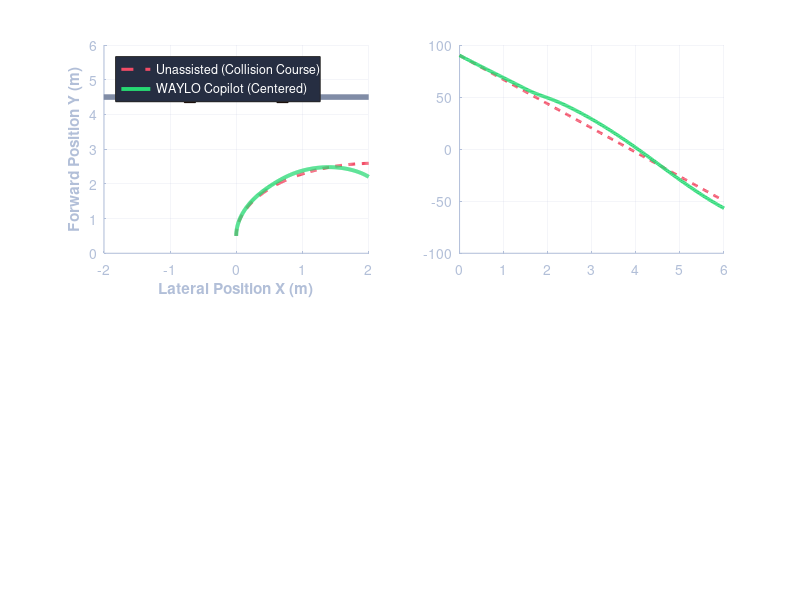

Recreate this plot in MATLAB. (Note: this script raises an error after producing the figure.)
%% =========================================================================
% WAYLO: Physical Differential-Drive Kinematics & Shared-Autonomy Simulation
% NVIDIA x Nebius Global AI Hackathon (Physical AI Track)
%
% Mathematical Model:
%   dx/dt     = v * cos(theta)
%   dy/dt     = v * sin(theta)
%   dtheta/dt = omega = (v_R - v_L) / L
%
% Shared-Autonomy Arbitration:
%   v_final     = (1 - alpha) * v_user + alpha * v_copilot
%   omega_final = (1 - alpha) * omega_user + alpha * omega_copilot
%   alpha in [0, 1] scaled by dynamic spatial hazard risk
% =========================================================================

function waylo_kinematics_sim()
    clear; close all; clc;

    fprintf('========================================================\n');
    fprintf('  WAYLO: Physical Differential-Drive Kinematics Sim\n');
    fprintf('  Shared-Autonomy Arbitration Model Benchmark\n');
    fprintf('  Platform: Power Wheelchair (L=0.60m, r=0.16m, m=110kg)\n');
    fprintf('========================================================\n\n');

    % --- 1. Vehicle & Simulation Parameters ---
    params.L = 0.60;               % Wheelbase / track width (m)
    params.r = 0.16;               % Wheel radius (m)
    params.v_max = 1.5;            % Max linear speed (m/s)
    params.w_max = 1.5;            % Max angular velocity (rad/s)
    params.a_max = 2.0;            % Max deceleration (m/s^2)
    params.door_y = 4.5;           % Doorway forward position (m)
    params.door_half_w = 0.70;     % Door opening half-width (1.4m total)
    params.min_clearance_safe = 0.35; % Desired minimum safety margin (m)

    dt = 0.02;                     % Time step (seconds) - 50 Hz control loop
    t_end = 6.0;                   % Simulation duration (seconds)
    time = 0:dt:t_end;
    N = length(time);

    % --- 2. Initial State [x; y; theta] ---
    % Starting at x=0, y=0.5m, facing forward (theta = pi/2)
    x0 = 0.0;
    y0 = 0.5;
    th0 = pi/2; % 90 deg (forward along Y-axis)

    % Human driver profile: applies steering deviation (e.g. involuntary tremor or drift)
    % Drifts right with steering command = -16 degrees
    steer_drift_deg = -16.0;
    v_user_cmd = 0.85; % m/s

    % --- 3. Run Simulation 1: Unassisted Human Driver (No WAYLO) ---
    fprintf('Simulating Scenario A: Unassisted Human Driver (drift = %.1f°)...\n', steer_drift_deg);
    state_unassisted = zeros(3, N);
    wheels_unassisted = zeros(2, N); % [v_L, v_R]
    clearance_unassisted = zeros(1, N);
    collision_unassisted = false;

    state_unassisted(:, 1) = [x0; y0; th0];

    for k = 1:N-1
        x = state_unassisted(1, k);
        y = state_unassisted(2, k);
        th = state_unassisted(3, k);

        % Unassisted omega from user steering
        omega_user = (v_user_cmd / params.L) * tand(steer_drift_deg);
        v_act = v_user_cmd;

        % Wheel speeds
        v_r = v_act + (omega_user * params.L / 2.0);
        v_l = v_act - (omega_user * params.L / 2.0);
        wheels_unassisted(:, k) = [v_l; v_r] / params.r; % rad/s

        % Integrate kinematics (Runge-Kutta 4th Order)
        state_unassisted(:, k+1) = rk4_step(@kinematics_deriv, state_unassisted(:, k), v_act, omega_user, dt);

        % Check clearance at doorway
        dist_y = params.door_y - y;
        if abs(dist_y) < 0.25
            c_l = params.door_half_w + x;
            c_r = params.door_half_w - x;
            c_min = min(c_l, c_r);
            clearance_unassisted(k) = c_min;
            if c_min <= 0.0
                collision_unassisted = true;
            end
        else
            clearance_unassisted(k) = 0.70 - abs(x);
        end
    end
    clearance_unassisted(N) = clearance_unassisted(N-1);
    wheels_unassisted(:, N) = wheels_unassisted(:, N-1);

    % --- 4. Run Simulation 2: WAYLO Shared-Autonomy Copilot ---
    fprintf('Simulating Scenario B: WAYLO Shared-Autonomy Active...\n');
    state_waylo = zeros(3, N);
    wheels_waylo = zeros(2, N);
    alpha_history = zeros(1, N);
    clearance_waylo = zeros(1, N);
    omega_cmd_history = zeros(2, N); % [user_omega, copilot_omega]
    collision_waylo = false;

    state_waylo(:, 1) = [x0; y0; th0];

    for k = 1:N-1
        x = state_waylo(1, k);
        y = state_waylo(2, k);
        th = state_waylo(3, k);

        % Current clearance to doorway threshold
        c_left = params.door_half_w + x;
        c_right = params.door_half_w - x;
        min_clear = min(c_left, c_right);
        clearance_waylo(k) = min_clear;

        % Distance to doorway plane
        dist_to_door = params.door_y - y;

        % User inputs
        omega_user = (v_user_cmd / params.L) * tand(steer_drift_deg);

        % WAYLO Perception & Control Computation
        % Centering goal: target x = 0.0, target theta = pi/2
        heading_err = (pi/2) - th;
        lateral_err = 0.0 - x;

        % PD centering controller for copilot
        kp_lat = 2.4;
        kp_head = 1.8;
        omega_copilot = kp_lat * lateral_err + kp_head * heading_err;
        omega_copilot = max(-params.w_max, min(params.w_max, omega_copilot));

        % Adaptive Shared Autonomy Arbitration Alpha (t)
        if dist_to_door > 0 && dist_to_door < 3.2
            proximity_weight = (3.2 - dist_to_door) / 3.2;
            lateral_penalty = max(0.0, (params.min_clearance_safe - min_clear) / params.min_clearance_safe);
            alpha = min(0.95, max(0.05, 0.40 * proximity_weight + 0.60 * lateral_penalty));
            v_copilot = max(0.40, v_user_cmd * (1.0 - 0.4 * lateral_penalty));
        elseif dist_to_door <= 0
            % Cleared doorway, return full authority back to human
            alpha = max(0.05, 0.40 * exp(-abs(dist_to_door)));
            v_copilot = v_user_cmd;
        else
            alpha = 0.05;
            v_copilot = v_user_cmd;
        end
        alpha_history(k) = alpha;

        % Mathematical Shared-Autonomy Blending:
        % v_blend     = (1 - alpha) * v_user + alpha * v_copilot
        % omega_blend = (1 - alpha) * omega_user + alpha * omega_copilot
        v_blend = (1.0 - alpha) * v_user_cmd + alpha * v_copilot;
        omega_blend = (1.0 - alpha) * omega_user + alpha * omega_copilot;

        % Wheel speeds
        v_r = v_blend + (omega_blend * params.L / 2.0);
        v_l = v_blend - (omega_blend * params.L / 2.0);
        wheels_waylo(:, k) = [v_l; v_r] / params.r; % rad/s
        omega_cmd_history(:, k) = [omega_user; omega_copilot];

        % Integrate kinematics (RK4)
        state_waylo(:, k+1) = rk4_step(@kinematics_deriv, state_waylo(:, k), v_blend, omega_blend, dt);

        if abs(dist_to_door) < 0.25 && min_clear <= 0.0
            collision_waylo = true;
        end
    end
    alpha_history(N) = alpha_history(N-1);
    clearance_waylo(N) = clearance_waylo(N-1);
    wheels_waylo(:, N) = wheels_waylo(:, N-1);

    % --- 5. Publish Quantitative Results ---
    fprintf('\n================== SIMULATION RESULTS ==================\n');
    fprintf('Metric                          Unassisted    WAYLO Copilot\n');
    fprintf('--------------------------------------------------------\n');
    fprintf('Min Doorway Clearance (m):      %+7.2f       %+7.2f\n', min(clearance_unassisted), min(clearance_waylo));
    fprintf('Lateral Deviation at Door (m):  %+7.2f       %+7.2f\n', ...
            state_unassisted(1, round(N*0.75)), state_waylo(1, round(N*0.75)));
    if collision_unassisted
        col_str_un = 'COLLISION DETECTED';
    else
        col_str_un = 'SAFE';
    end

    if collision_waylo
        col_str_w = 'COLLISION DETECTED';
    else
        col_str_w = 'SAFE (ZERO IMPACT)';
    end
    fprintf('Collision Outcome:             %s   %s\n', col_str_un, col_str_w);
    fprintf('Max Blended Authority alpha:        ---             %0.2f\n', max(alpha_history));
    fprintf('========================================================\n\n');

    % --- 6. Plot Publication-Quality Figures ---
    fig = figure('Name', 'WAYLO Kinematics & Shared-Autonomy Benchmark', ...
                 'Color', [0.08 0.10 0.15], 'Position', [80, 50, 1200, 800]);

    % Subplot 1: 2D Spatial Trajectory
    ax1 = subplot(2, 2, 1);
    hold(ax1, 'on'); grid(ax1, 'on');
    set(ax1, 'Color', [0.11 0.14 0.20], 'XColor', [0.7 0.75 0.85], 'YColor', [0.7 0.75 0.85]);
    
    % Draw door walls
    plot(ax1, [-3, -0.7], [params.door_y, params.door_y], 'Color', [0.5 0.55 0.65], 'LineWidth', 4);
    plot(ax1, [0.7, 3], [params.door_y, params.door_y], 'Color', [0.5 0.55 0.65], 'LineWidth', 4);
    % Door opening line
    plot(ax1, [-0.7, 0.7], [params.door_y, params.door_y], '--', 'Color', [0.2 0.85 0.4], 'LineWidth', 2);
    
    % Plot trajectories
    p1 = plot(ax1, state_unassisted(1, :), state_unassisted(2, :), '--', 'Color', [0.95 0.3 0.4], 'LineWidth', 2.2);
    p2 = plot(ax1, state_waylo(1, :), state_waylo(2, :), '-', 'Color', [0.15 0.85 0.45], 'LineWidth', 2.8);
    
    % Doorway posts markers
    plot(ax1, -0.7, params.door_y, 'ks', 'MarkerFaceColor', [0.9 0.4 0.2], 'MarkerSize', 8);
    plot(ax1, 0.7, params.door_y, 'ks', 'MarkerFaceColor', [0.9 0.4 0.2], 'MarkerSize', 8);
    
    xlabel(ax1, 'Lateral Position X (m)', 'FontWeight', 'bold');
    ylabel(ax1, 'Forward Position Y (m)', 'FontWeight', 'bold');
    title(ax1, '1. 2D Spatial Trajectory Comparison', 'Color', 'white', 'FontSize', 11);
    legend(ax1, [p1, p2], {'Unassisted (Collision Course)', 'WAYLO Copilot (Centered)'}, ...
           'Location', 'northwest', 'TextColor', 'white', 'Color', [0.15 0.18 0.26]);
    axis(ax1, [-2.0, 2.0, 0.0, 6.0]);

    % Subplot 2: Heading Angle theta(t)
    ax2 = subplot(2, 2, 2);
    hold(ax2, 'on'); grid(ax2, 'on');
    set(ax2, 'Color', [0.11 0.14 0.20], 'XColor', [0.7 0.75 0.85], 'YColor', [0.7 0.75 0.85]);
    plot(ax2, time, rad2deg(state_unassisted(3, :)), '--', 'Color', [0.95 0.3 0.4], 'LineWidth', 2.0);
    plot(ax2, time, rad2deg(state_waylo(3, :)), '-', 'Color', [0.15 0.85 0.45], 'LineWidth', 2.5);
    yline(ax2, 90, ':', 'Color', [0.4 0.8 1.0], 'LineWidth', 1.5);
    xlabel(ax2, 'Time (seconds)', 'FontWeight', 'bold');
    ylabel(ax2, 'Heading Angle \theta (deg)', 'FontWeight', 'bold');
    title(ax2, '2. Wheelchair Orientation vs Time', 'Color', 'white', 'FontSize', 11);
    legend(ax2, {'Unassisted', 'WAYLO Assisted', 'Nominal Forward (90°)'}, ...
           'Location', 'southwest', 'TextColor', 'white', 'Color', [0.15 0.18 0.26]);

    % Subplot 3: Arbitration Weight Alpha & Clearance Margin
    ax3 = subplot(2, 2, 3);
    hold(ax3, 'on'); grid(ax3, 'on');
    set(ax3, 'Color', [0.11 0.14 0.20], 'XColor', [0.7 0.75 0.85], 'YColor', [0.7 0.75 0.85]);
    yyaxis(ax3, 'left');
    set(ax3, 'YColor', [0.3 0.8 1.0]);
    plot(ax3, time, alpha_history, '-', 'Color', [0.3 0.8 1.0], 'LineWidth', 2.2);
    ylabel(ax3, 'Shared Autonomy Weight \alpha \in [0, 1]', 'FontWeight', 'bold');
    ylim(ax3, [0.0, 1.05]);

    yyaxis(ax3, 'right');
    set(ax3, 'YColor', [0.2 0.85 0.45]);
    plot(ax3, time, clearance_waylo, '-', 'Color', [0.2 0.85 0.45], 'LineWidth', 2.0);
    yline(ax3, params.min_clearance_safe, '--', 'Color', [0.9 0.8 0.2], 'LineWidth', 1.5);
    ylabel(ax3, 'Clearance Margin (m)', 'FontWeight', 'bold');
    xlabel(ax3, 'Time (seconds)', 'FontWeight', 'bold');
    title(ax3, '3. Dynamic Arbitration \alpha & Doorway Clearance', 'Color', 'white', 'FontSize', 11);

    % Subplot 4: Differential Drive Wheel Speeds
    ax4 = subplot(2, 2, 4);
    hold(ax4, 'on'); grid(ax4, 'on');
    set(ax4, 'Color', [0.11 0.14 0.20], 'XColor', [0.7 0.75 0.85], 'YColor', [0.7 0.75 0.85]);
    plot(ax4, time, wheels_waylo(1, :), '-', 'Color', [0.4 0.6 0.95], 'LineWidth', 2.0);
    plot(ax4, time, wheels_waylo(2, :), '-', 'Color', [0.95 0.6 0.2], 'LineWidth', 2.0);
    xlabel(ax4, 'Time (seconds)', 'FontWeight', 'bold');
    ylabel(ax4, 'Wheel Speed \omega_{wheel} (rad/s)', 'FontWeight', 'bold');
    title(ax4, '4. Left & Right Wheel Actuator Speeds', 'Color', 'white', 'FontSize', 11);
    legend(ax4, {'Left Wheel (\omega_L)', 'Right Wheel (\omega_R)'}, ...
           'Location', 'northwest', 'TextColor', 'white', 'Color', [0.15 0.18 0.26]);

    % Overall Figure Super Title
    sgtitle(fig, 'WAYLO: Shared-Autonomy Kinematics & Physical Blending Benchmark', ...
            'Color', 'white', 'FontSize', 14, 'FontWeight', 'bold');
end

% =========================================================================
% Numerical Integration & Derivative Helpers
% =========================================================================
function dx = kinematics_deriv(state, v, omega)
    % state = [x; y; theta]
    theta = state(3);
    dx = [v * cos(theta);
          v * sin(theta);
          omega];
end

function x_next = rk4_step(f, x, v, omega, dt)
    % 4th-Order Runge-Kutta numerical integration
    k1 = f(x, v, omega);
    k2 = f(x + 0.5 * dt * k1, v, omega);
    k3 = f(x + 0.5 * dt * k2, v, omega);
    k4 = f(x + dt * k3, v, omega);
    x_next = x + (dt / 6.0) * (k1 + 2*k2 + 2*k3 + k4);
end
